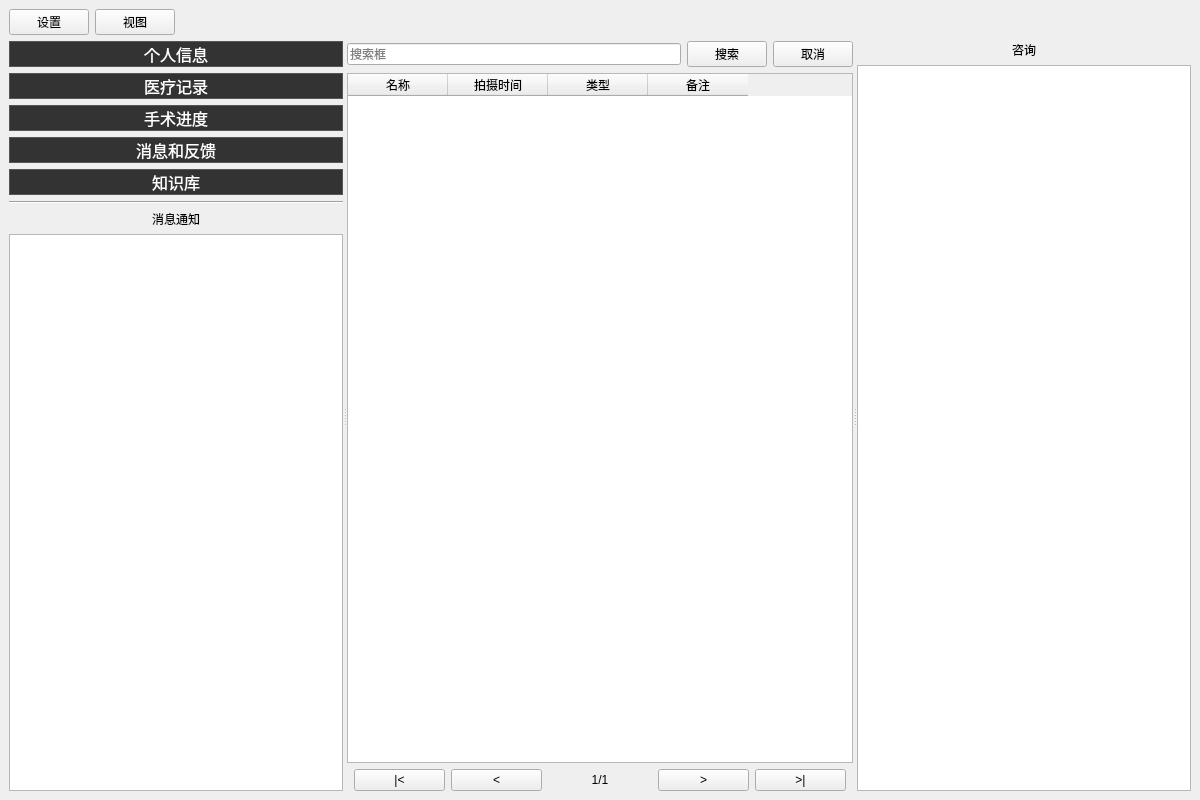
<?xml version="1.0" encoding="UTF-8"?>
<ui version="4.0">
 <class>MainWindow</class>
 <widget class="QMainWindow" name="MainWindow">
  <property name="geometry">
   <rect>
    <x>0</x>
    <y>0</y>
    <width>1200</width>
    <height>800</height>
   </rect>
  </property>
  <property name="windowTitle">
   <string>患者信息界面</string>
  </property>
  <widget class="QWidget" name="centralwidget">
   <layout class="QVBoxLayout" name="mainLayout">
    <item>
     <layout class="QHBoxLayout" name="topLayout">
      <item>
       <widget class="QPushButton" name="settingsButton">
        <property name="text">
         <string>设置</string>
        </property>
       </widget>
      </item>
      <item>
       <widget class="QPushButton" name="viewButton">
        <property name="text">
         <string>视图</string>
        </property>
       </widget>
      </item>
      <item>
       <spacer name="horizontalSpacer">
        <property name="orientation">
         <enum>Qt::Horizontal</enum>
        </property>
        <property name="sizeHint" stdset="0">
         <size>
          <width>40</width>
          <height>20</height>
         </size>
        </property>
       </spacer>
      </item>
     </layout>
    </item>

    <item>
     <widget class="QSplitter" name="mainSplitter">
      <property name="orientation">
       <enum>Qt::Horizontal</enum>
      </property>

      <widget class="QWidget" name="leftWidget">
       <layout class="QVBoxLayout" name="leftLayout">
        <item>
         <widget class="QPushButton" name="personalInfoButton">
          <property name="styleSheet">
           <string>background-color: #333333; color: white; font-size: 16px; border: 1px solid #555555;</string>
          </property>
          <property name="text">
           <string>个人信息</string>
          </property>
         </widget>
        </item>
        <item>
         <widget class="QPushButton" name="medicalRecordsButton">
          <property name="styleSheet">
           <string>background-color: #333333; color: white; font-size: 16px; border: 1px solid #555555;</string>
          </property>
          <property name="text">
           <string>医疗记录</string>
          </property>
         </widget>
        </item>
        <item>
         <widget class="QPushButton" name="surgeryProgressButton">
          <property name="styleSheet">
           <string>background-color: #333333; color: white; font-size: 16px; border: 1px solid #555555;</string>
          </property>
          <property name="text">
           <string>手术进度</string>
          </property>
         </widget>
        </item>
        <item>
         <widget class="QPushButton" name="feedbackButton">
          <property name="styleSheet">
           <string>background-color: #333333; color: white; font-size: 16px; border: 1px solid #555555;</string>
          </property>
          <property name="text">
           <string>消息和反馈</string>
          </property>
         </widget>
        </item>
        <item>
         <widget class="QPushButton" name="knowledgeBaseButton">
          <property name="styleSheet">
           <string>background-color: #333333; color: white; font-size: 16px; border: 1px solid #555555;</string>
          </property>
          <property name="text">
           <string>知识库</string>
          </property>
         </widget>
        </item>
        <item>
         <widget class="Line" name="line">
          <property name="orientation">
           <enum>Qt::Horizontal</enum>
          </property>
         </widget>
        </item>
        <item>
         <widget class="QLabel" name="label_2">
          <property name="text">
           <string>消息通知</string>
          </property>
          <property name="alignment">
           <set>Qt::AlignCenter</set>
          </property>
         </widget>
        </item>
        <item>
         <widget class="QListView" name="listView"/>
        </item>
       </layout>
      </widget>

      <widget class="QWidget" name="tableWidgetContainer">
       <layout class="QVBoxLayout" name="tableLayout">
        <!-- 搜索框和按钮 -->
        <item>
         <layout class="QHBoxLayout" name="searchLayout">
          <item>
           <widget class="QLineEdit" name="searchBox">
            <property name="placeholderText">
             <string>搜索框</string>
            </property>
           </widget>
          </item>
          <item>
           <widget class="QPushButton" name="searchButton">
            <property name="text">
             <string>搜索</string>
            </property>
           </widget>
          </item>
          <item>
           <widget class="QPushButton" name="cancelButton">
            <property name="text">
             <string>取消</string>
            </property>
           </widget>
          </item>
         </layout>
        </item>

        <item>
         <widget class="QTableWidget" name="tableWidget">
          <property name="columnCount">
           <number>4</number>
          </property>
          <column>
           <property name="text">
            <string>名称</string>
           </property>
          </column>
          <column>
           <property name="text">
            <string>拍摄时间</string>
           </property>
          </column>
          <column>
           <property name="text">
            <string>类型</string>
           </property>
          </column>
          <column>
           <property name="text">
            <string>备注</string>
           </property>
          </column>
         </widget>
        </item>

       <!-- 分页布局 -->
        <item>
         <layout class="QHBoxLayout" name="pageControlsLayout">
          <item>
           <spacer name="leftSpacer">
            <property name="orientation">
             <enum>Qt::Horizontal</enum>
            </property>
           </spacer>
          </item>
          <item>
           <widget class="QPushButton" name="firstPageButton">
            <property name="text">
             <string>|&lt;</string>
            </property>
           </widget>
          </item>
          <item>
           <widget class="QPushButton" name="previousPageButton">
            <property name="text">
             <string>&lt;</string>
            </property>
           </widget>
          </item>
          <item>
           <spacer name="pageSpacerLeft">
            <property name="orientation">
             <enum>Qt::Horizontal</enum>
            </property>
            <property name="sizeType">
             <enum>QSizePolicy::Expanding</enum>
            </property>
           </spacer>
          </item>
          <item>
           <widget class="QLabel" name="pageLabel">
            <property name="text">
             <string>1/1</string>
            </property>
            <property name="alignment">
             <set>Qt::AlignCenter</set>
            </property>
           </widget>
          </item>
          <item>
           <spacer name="pageSpacerRight">
            <property name="orientation">
             <enum>Qt::Horizontal</enum>
            </property>
            <property name="sizeType">
             <enum>QSizePolicy::Expanding</enum>
            </property>
           </spacer>
          </item>
          <item>
           <widget class="QPushButton" name="nextPageButton">
            <property name="text">
             <string>&gt;</string>
            </property>
           </widget>
          </item>
          <item>
           <widget class="QPushButton" name="lastPageButton">
            <property name="text">
             <string>&gt;|</string>
            </property>
           </widget>
          </item>
          <item>
           <spacer name="rightSpacer">
            <property name="orientation">
             <enum>Qt::Horizontal</enum>
            </property>
           </spacer>
          </item>
         </layout>
        </item>

       </layout>
      </widget>
      <widget class="QWidget" name="rightWidget">
       <layout class="QVBoxLayout" name="rightLayout">
        <item>
         <widget class="QLabel" name="label">
          <property name="text">
           <string>咨询</string>
          </property>
          <property name="alignment">
           <set>Qt::AlignCenter</set>
          </property>
         </widget>
        </item>
        <item>
         <widget class="QListView" name="listView_2"/>
        </item>
       </layout>
      </widget>
     </widget>
    </item>
   </layout>
  </widget>
 </widget>
 <resources/>
 <connections/>
</ui>
